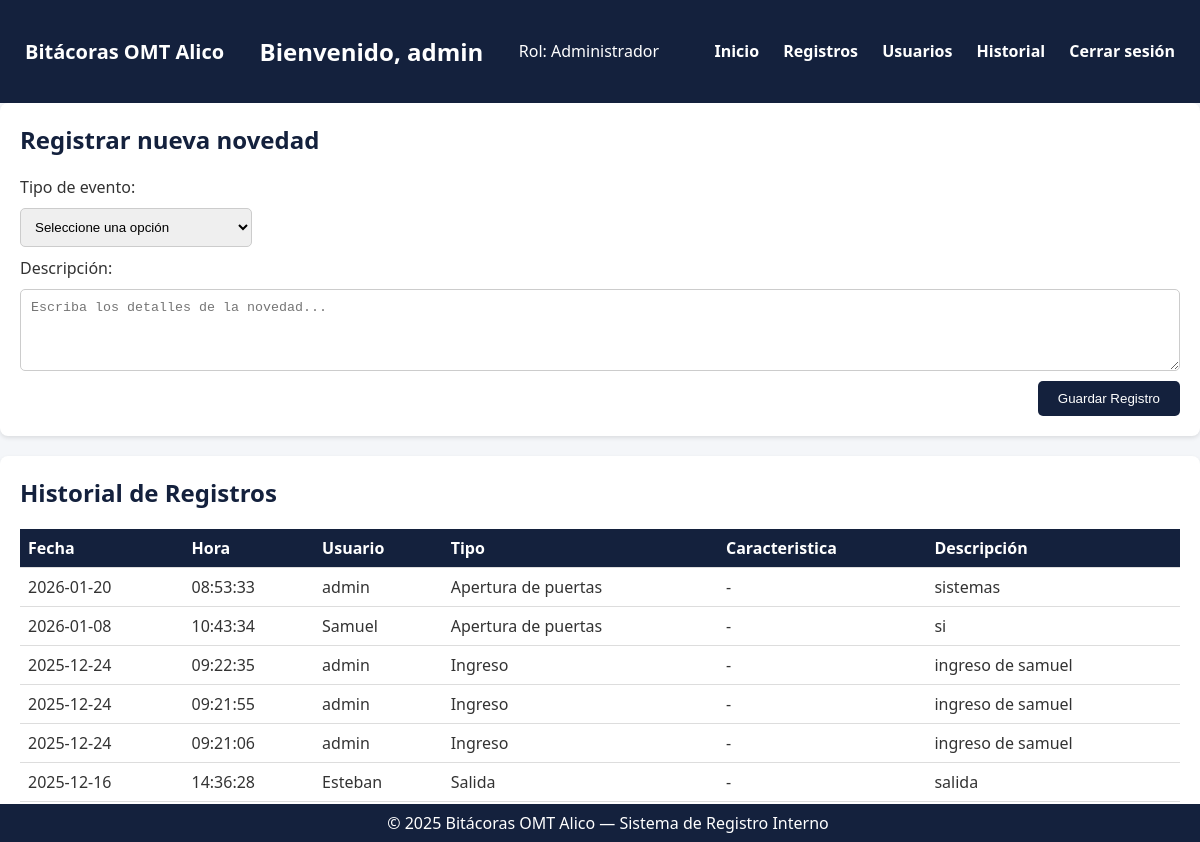
Page /registros/ (signed in) on the committed database.
### tables this page shows
CREATE TABLE registros (
                    id INTEGER PRIMARY KEY AUTOINCREMENT,
                    usuario TEXT NOT NULL,
                    tipo TEXT NOT NULL,
                    descripcion TEXT NOT NULL,
                    fecha TEXT NOT NULL,
                    hora TEXT NOT NULL
                , subcategoria TEXT);

### routes/registros_routes.py (the view, shortened to what this page needs)
@registros_bp.route('/', methods=['GET', 'POST'])
def registros():
    if 'usuario' not in session:
        return redirect(url_for('login'))
    tipo = None
    descripcion = None
    subcategorias = ""
    conn = sqlite3.connect('bitacoras.db')
    c = conn.cursor()
    c.execute("SELECT fecha, hora, usuario, tipo, subcategoria, descripcion FROM registros ORDER BY id DESC")
    registros = c.fetchall()
    conn.close()
    return render_template(
        'registros.html',
        registros=registros,
        usuario=session['usuario'],
        rol=session['rol']
    )

### templates/registros.html (shortened to what this page needs)
<!DOCTYPE html>
<html lang="es">
<head>
</head>
<body>
  <header>
    <h1>Bitácoras OMT Alico</h1>
    <h2>Bienvenido, {{ usuario }}</h2>
    <p>Rol: {{ rol }}</p>
    <nav>
      <a href="/dashboard">Inicio</a>
      <a href="/registros">Registros</a>
      <a href="/usuarios">Usuarios</a>
      <a href="/historial">Historial</a>
      <a href="/logout">Cerrar sesión</a>
    </nav>
  </header>
  <div class="card">
  <h2>Registrar nueva novedad</h2>
  <form method="POST" action="{{ url_for('registros.registros') }}">
    <label for="tipo">Tipo de evento:</label>
    <select id="tipo" name="tipo" required onchange="mostrarSubmenu()">
      <option value="">Seleccione una opción</option>
    </select>
      <label for="descripcion">Descripción:</label>
    <textarea name="descripcion" id="descripcion" rows="4" required placeholder="Escriba los detalles de la novedad..."></textarea>
    <button type="submit">Guardar Registro</button>
  </form>
</div>
    <div class="card">
      <h2>Historial de Registros</h2>
{% if registros %}
<table>
  <tr>
    <th>Fecha</th>
    <th>Hora</th>
    <th>Usuario</th>
    <th>Tipo</th>
    <th>Caracteristica</th>
    <th>Descripción</th>
  </tr>
  {% for r in registros %}
  <tr>
    <td>{{ r[0] }}</td>
    <td>{{ r[1] }}</td>
    <td>{{ r[2] }}</td>
    <td>{{ r[3] }}</td>
    <td>{{ r[4] if r[4] else '-' }}</td>
    <td>{{ r[5] }}</td>
  </tr>
  {% endfor %}
</table>
  {% else %}
    <p>No hay registros recientes.</p>
  {% endif %}
  </div>
  <footer>
    © 2025 Bitácoras OMT Alico — Sistema de Registro Interno
  </footer>
</body>
</html>

### templates/registros.html (style rules this page uses)
body { margin: 0; font-family: 'Segoe UI', sans-serif; background-color: #f4f6f9; color: #333; }
header { background-color: #14213d; color: white; padding: 15px 25px; display: flex; justify-content: space-between; align-items: center; }
header h1 { font-size: 20px; margin: 0; }
nav a { color: white; margin-left: 20px; text-decoration: none; font-weight: bold; }
.card { background: white; padding: 20px; border-radius: 8px; box-shadow: 0 2px 4px rgba(0,0,0,0.1); margin-bottom: 20px; }
.card h2 { margin-top: 0; color: #14213d; }
form { display: flex; flex-direction: column; gap: 10px; }
input, select, textarea, button { padding: 10px; border: 1px solid #ccc; border-radius: 5px; }
button { width: fit-content; align-self: flex-end; background-color: #14213d; color: white; border: none; padding: 10px 20px; cursor: pointer; border-radius: 5px; }
table { width: 100%; border-collapse: collapse; margin-top: 15px; }
th, td { border-bottom: 1px solid #ddd; padding: 8px; text-align: left; }
th { background: #14213d; color: white; }
footer { text-align: center; padding: 8px; background: #14213d; color: white; position: fixed; bottom: 0; width: 100%; }
select { width: 20%; }

### rows in the picture
registros: fecha "2026-01-20", hora "08:53:33", usuario "admin", tipo "Apertura de puertas", r "-", descripcion "sistemas"
registros: fecha "2026-01-08", hora "10:43:34", usuario "Samuel", tipo "Apertura de puertas", r "-", descripcion "si"
registros: fecha "2025-12-24", hora "09:22:35", usuario "admin", tipo "Ingreso", r "-", descripcion "ingreso de samuel"
registros: fecha "2025-12-24", hora "09:21:55", usuario "admin", tipo "Ingreso", r "-", descripcion "ingreso de samuel"
registros: fecha "2025-12-24", hora "09:21:06", usuario "admin", tipo "Ingreso", r "-", descripcion "ingreso de samuel"
registros: fecha "2025-12-16", hora "14:36:28", usuario "Esteban", tipo "Salida", r "-", descripcion "salida"

### other values in the picture
{{ usuario }} "admin"
{{ rol }} "Administrador"
